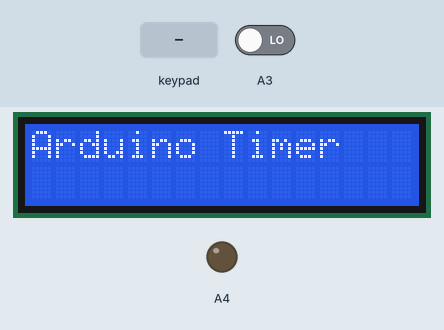
Simulated run of this sketch. Board: Arduino Uno, built with avr-gcc and run on an emulated ATmega328P. Shown: 16×2 character LCD, output pins drawn as LEDs (lit = HIGH). The test bench sets the inputs (shaded band); at power-on: A3 LOW. What the sketch prints to the serial monitor is not drawn.

Above: at 1.2 s.
1.3 s: A3 driven HIGH
At 2.5 s:
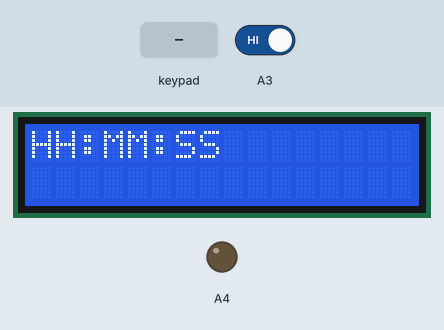
2.8 s: key 'D' pressed
At 4.1 s:
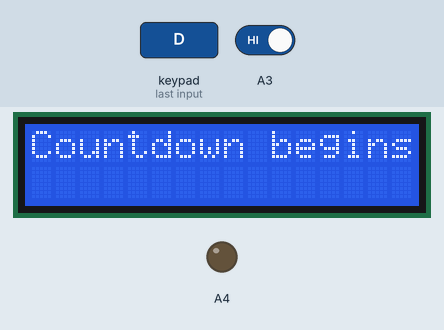
5.8 s: keypad keys 6 7 8 9 # pressed 0.4 s apart
At 9.0 s:
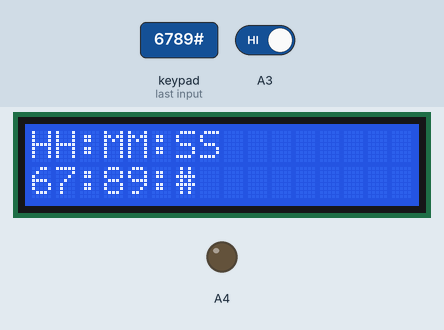
9.3 s: key 'A' pressed
At 9.7 s:
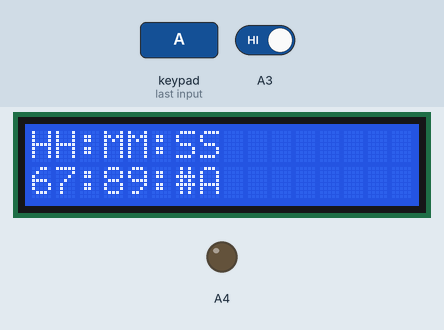
10.8 s: key 'B' pressed
At 12.0 s:
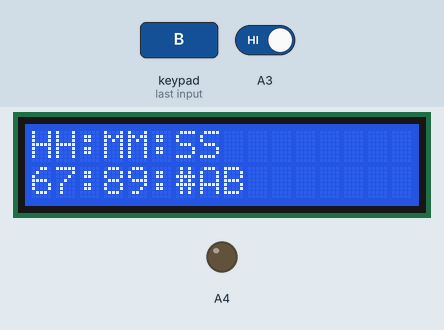
12.3 s: key 'C' pressed
At 13.1 s:
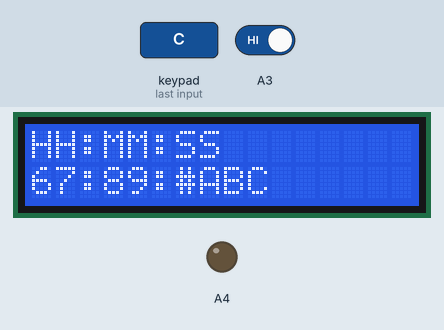
Timing chart, 0 to 14.8 s (numbered marks = the images above; inputs shaded):
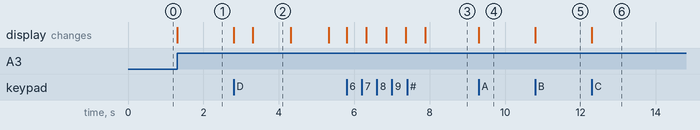

Measured:
- after the input at 1.3 s, the display: changes at once (image 1)
- after the input at 2.8 s, the display: first changes at once (image 2 shows a later state)
- after the input at 5.8 s, the display: first changes at once (image 3 shows a later state)
- after the input at 9.3 s, the display: changes at once (image 4)
- after the input at 10.8 s, the display: changes at once (image 5)
- after the input at 12.3 s, the display: changes at once (image 6)
- what the display in image 2 shows lasts 1.0 s, from 3.3 s to 4.3 s

The sketch:

Arduino_Countdown_timer.ino
```cpp
#include <LiquidCrystal.h>
#include <Keypad.h>

const byte ROWS = 4; // Four rows
const byte COLS = 4; // Three columns

long int set1;
long int set2;
long int set3;
long int set4;

String hours;
String minutes;
String seconds;

char keys[ROWS][COLS] = {

  {'1','2','3','A'},

  {'4','5','6','B'},

  {'7','8','9','C'},

  {'*','0','#','D'}

};

byte rowPins[ROWS] = { 6, 7, 8, 9 };// Connect keypad ROW0, ROW1, ROW2 and ROW3 to these Arduino pins
byte colPins[COLS] = { 10, 11, 12, 13 };// Connect keypad COL0, COL1 and COL2 to t

Keypad kpd = Keypad( makeKeymap(keys), rowPins, colPins, ROWS, COLS );

LiquidCrystal lcd(A0, A1, 5, 4, 3, 2); // Creates an LC object. Parameters: (rs, enable, d4, d5, d6, d7)

 int t1, t2, t3, t4, t5, t6;
 int r1, r2, r3;

boolean alarm = true; // condition for alarm

 char key;
 String r[8];

 void setCounterTime()
{
  alarm = true;
  int i=0;
  lcd.clear();
  lcd.setCursor(0,0);
  lcd.print("Set Alarm Time");
  lcd.clear();
  lcd.print("HH:MM:SS");
  lcd.setCursor(0,1);
  while(1){
    key = kpd.getKey();
    char j;
    if(key!=NO_KEY){
      lcd.setCursor(j,1);
      lcd.print(key);
      Serial.print("Key Press: ");
      Serial.println(key);
      r[i] = key-48;
      Serial.print("Key Press Value: ");
      Serial.println(r[i]);
      i++;
      j++;

      if (j == 2 || j == 5){
        lcd.print(":"); j++;
      }
      delay(500);
    }
    if (key == 'D'){
      key=0; break;
    }
  }
  lcd.clear();
}

 void setup()
 {
  lcd.begin(16,2);
  Serial.begin(9600);
  pinMode(A3, INPUT);
  pinMode(A4, OUTPUT);
 }

 void loop()
{
  lcd.setCursor(0,0);
  lcd.print("Arduino Timer");
  if (digitalRead(A3)==1) //
  {
    lcd.clear();
    setCounterTime();
    for(int i = 0; i < 6; i++)// this for loop is used to get the value of the counter time and print it serially
    {
      Serial.print(r[i]);
      Serial.println();
    }
    hours = String (r[0]) + String (r[1]) ; //combining two separate int values of r[0] and r[1] into one string and save it to "hours"
    minutes = String (r[2]) + String (r[3]) ;  //combining two separate int values of r[2] and r[3] into one string and save it to "minutes"
    seconds = String (r[4]) + String (r[5]) ;  //combining two separate int values of r[4] and r[5] into one string and save it to "seconds"

    set1 = (hours.toInt() * 3600); //converting hours into seconds
    set2 = (minutes.toInt() * 60);  //converting minutes into seconds
    set3 = seconds.toInt();
    set4 = (hours.toInt() * 3600)+ (minutes.toInt() * 60) + seconds.toInt(); //adding set1, set2 and set3 together in set4

    Serial.print("set4");
    Serial.print(set4);
    Serial.println();

    lcd.setCursor(0,0);
    lcd.print("Countdown begins");
    delay(1000);
    lcd.clear();

    for(long int j = set4; j >= 0; j--) // this for loopis used to decrease the total time in seconds
    {
      Serial.println(j);
      lcd.setCursor(0,0);
      lcd.print("HH:MM:SS");
      long int HH = j / 3600; // converting the remaining time into remaining hours
      lcd.setCursor(0,1);
      Serial.println(HH);
      if (HH < 10) {
        lcd.print('0');
      }
      lcd.print(HH);
      lcd.print(":");

      long int MM = (j - (HH*3600))/60 ; //converting the remaining time into remaining minutes
      lcd.setCursor(3,1);
      Serial.println(MM);
      if (MM < 10) { lcd.print('0');  }
      lcd.print(MM);
      lcd.print(":");

      long int SS = j - ((HH*3600)+(MM*60)); //converting the remaining time into remaining seconds
      lcd.setCursor(6,1);
      Serial.println(SS);
      if (SS < 10) {
        lcd.print('0');
      }
      lcd.print(SS);
      delay(1000);

      if (digitalRead(A3)==1){
        break;
      }

      if (j == 0)
      {
        lcd.clear();
        lcd.setCursor(0,0);
        lcd.print("Timer Stop");
        lcd.setCursor(2,1);
        lcd.print("Ring alarm");

        for(int k =0; k<= 100; k++){ //this for loop is used for the buzzer to beep 100 time as the timer reaches zero
          digitalWrite(A4,HIGH);
          delay(300);
          digitalWrite(A4,LOW);
          delay(300);
          if (digitalRead(A3)==1){
            break;
           }
        }
      }
    }
  }
}
```
